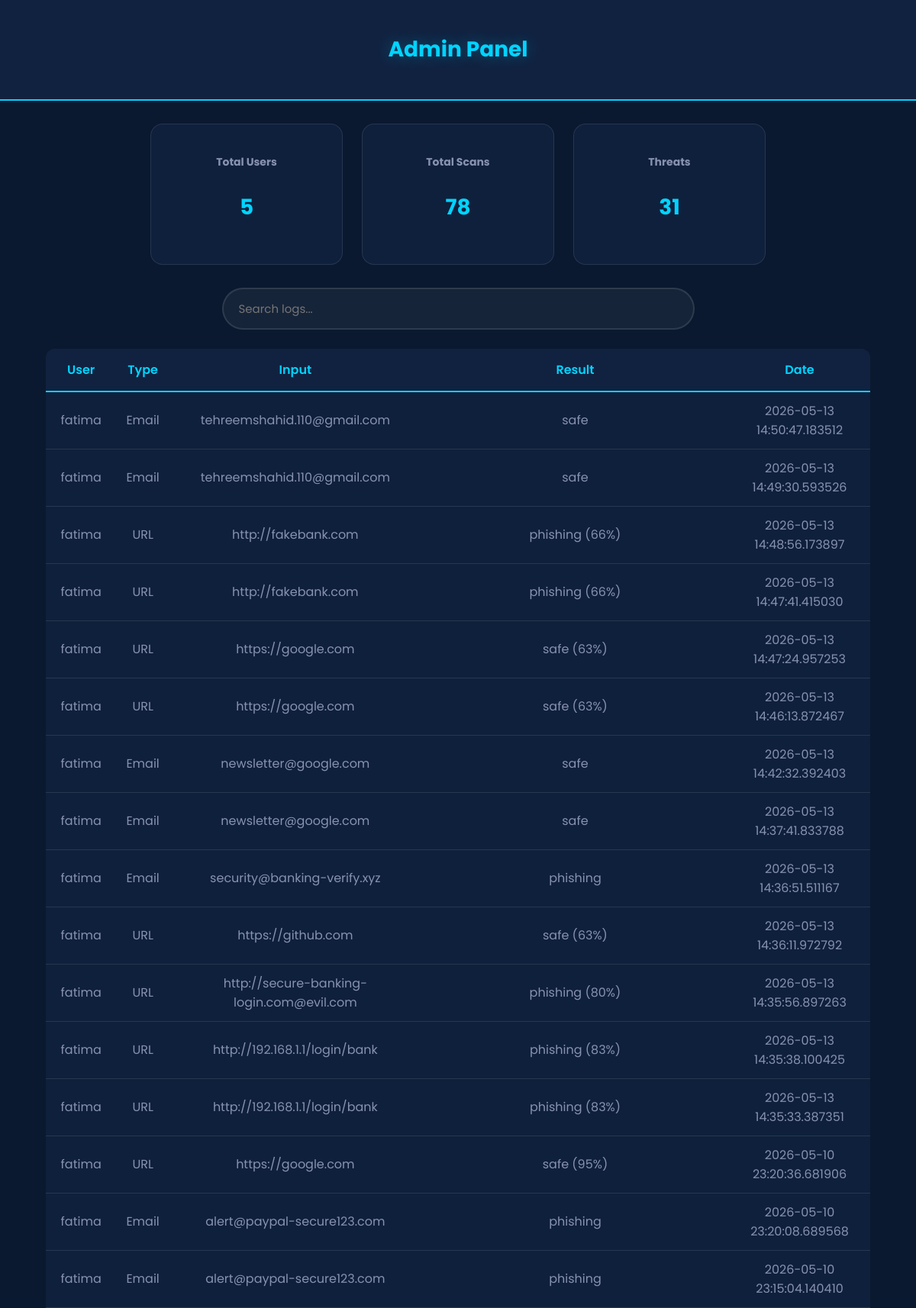
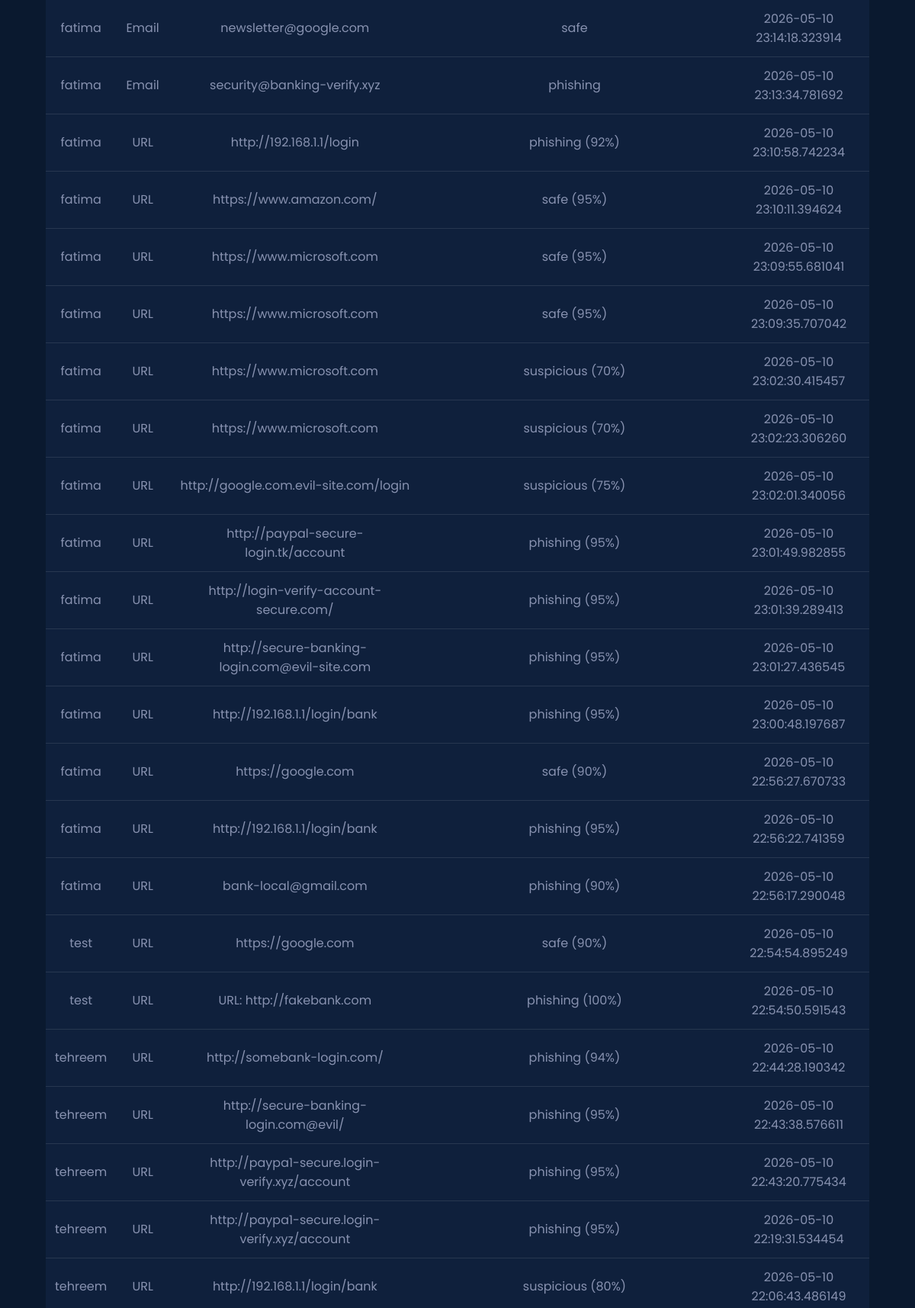
The page /admin (signed in, upper part) on the database its author committed (2 pictures, top to bottom).
### tables this page shows
CREATE TABLE logs (
    id INTEGER PRIMARY KEY AUTOINCREMENT,
    user TEXT,
    type TEXT,
    input TEXT,
    result TEXT,
    date TEXT
);

### app.py (the view)
@app.route('/admin')
def admin():
    if session.get('role') != 'admin':
        return redirect('/login')
    conn = sqlite3.connect('phishing.db')
    cursor = conn.cursor()
    cursor.execute("SELECT COUNT(*) FROM users")
    total_users = cursor.fetchone()[0]
    cursor.execute("SELECT * FROM logs ORDER BY id DESC")
    logs = cursor.fetchall()
    cursor.execute(
        "SELECT COUNT(*) FROM logs WHERE result LIKE '%phishing%'"
    )
    threats = cursor.fetchone()[0]
    conn.close()
    return render_template(
        'admin.html',
        users=total_users,
        scans=len(logs),
        threats=threats,
        logs=logs
    )

### templates/admin.html (shortened to what this page needs)
<!DOCTYPE html>
<html lang="en">
<head>
 <link rel="stylesheet" href="{{ url_for('static', filename='css/admin.css') }}">
<body>
    <div class="header">
    <h1>Admin Panel</h1>
</div>
<div class="stats">
    <div class="card">
        <h3>Total Users</h3>
        <p>{{ users }}</p>
    </div>
    <div class="card">
        <h3>Total Scans</h3>
        <p>{{ scans }}</p>
    </div>
    <div class="card">
        <h3>Threats</h3>
        <p>{{ threats }}</p>
    </div>
</div>
<div class="search">
    <input type="text" onkeyup="searchTable()" id="search" placeholder="Search logs...">
</div>
<table id="logTable">
    <tr>
        <th>User</th>
        <th>Type</th>
        <th>Input</th>
        <th>Result</th>
        <th>Date</th>
    </tr>
    {% for log in logs %}
    <tr>
        <td>{{ log[1] }}</td>
        <td>{{ log[2] }}</td>
        <td>{{ log[3] }}</td>
        <td>{{ log[4] }}</td>
        <td>{{ log[5] }}</td>
    </tr>
    {% endfor %}
</table>
</body>
</html>

### static/css/admin.css (style rules this page uses)
:root { --primary: #0a192f; --secondary: #112240; --accent: #00d4ff; --accent-glow: rgba(0, 212, 255, 0.3); --text-white: #e6f1ff; --text-gray: #8892b0; --card-bg: rgba(17, 34, 64, 0.8); --border: rgba(255, 255, 255, 0.1); }
body { font-family: 'Poppins', sans-serif; background: var(--primary); color: var(--text-white); margin: 0; min-height: 100vh; overflow-x: hidden; }
.header { background: var(--secondary); padding: 25px; text-align: center; border-bottom: 2px solid var(--accent); }
.header h1 { color: var(--accent); font-size: 28px; text-shadow: 0 0 20px var(--accent-glow); }
.stats { display: flex; justify-content: center; gap: 25px; margin: 30px 20px; flex-wrap: wrap; }
.card { background: var(--card-bg); padding: 25px; width: 200px; text-align: center; border-radius: 16px; border: 1px solid var(--border); transition: all 0.3s ease; }
.card h3 { color: var(--text-gray); font-size: 14px; margin-bottom: 10px; }
.card p { color: var(--accent); font-size: 28px; font-weight: 700; }
.search { text-align: center; margin: 25px; }
.search input { width: 50%; padding: 14px 20px; background: rgba(255, 255, 255, 0.05); border: 2px solid var(--border); border-radius: 50px; color: var(--text-white); font-size: 15px; outline: none; transition: all 0.3s ease; font-family: 'Poppins', sans-serif; }
table { width: 90%; margin: 20px auto; border-collapse: collapse; background: var(--card-bg); border-radius: 12px; overflow: hidden; }
th { background: var(--secondary); color: var(--accent); padding: 15px; font-weight: 600; border-bottom: 2px solid var(--accent); }
td { padding: 12px; text-align: center; color: var(--text-gray); border-bottom: 1px solid var(--border); }

### rows shown on the page
logs: user "fatima", type "Email", input "tehreemshahid.110@gmail.com", result "safe", date "2026-05-13 14:50:47.183512"
logs: user "fatima", type "Email", input "tehreemshahid.110@gmail.com", result "safe", date "2026-05-13 14:49:30.593526"
logs: user "fatima", type "URL", input "http://fakebank.com", result "phishing (66%)", date "2026-05-13 14:48:56.173897"
logs: user "fatima", type "URL", input "http://fakebank.com", result "phishing (66%)", date "2026-05-13 14:47:41.415030"
logs: user "fatima", type "URL", input "https://google.com", result "safe (63%)", date "2026-05-13 14:47:24.957253"
logs: user "fatima", type "URL", input "https://google.com", result "safe (63%)", date "2026-05-13 14:46:13.872467"
logs: user "fatima", type "Email", input "newsletter@google.com", result "safe", date "2026-05-13 14:42:32.392403"
logs: user "fatima", type "Email", input "newsletter@google.com", result "safe", date "2026-05-13 14:37:41.833788"
logs: user "fatima", type "Email", input "security@banking-verify.xyz", result "phishing", date "2026-05-13 14:36:51.511167"
logs: user "fatima", type "URL", input "https://github.com", result "safe (63%)", date "2026-05-13 14:36:11.972792"
logs: user "fatima", type "URL", input "http://secure-banking-login.com@evil.com", result "phishing (80%)", date "2026-05-13 14:35:56.897263"
logs: user "fatima", type "URL", input "http://192.168.1.1/login/bank", result "phishing (83%)", date "2026-05-13 14:35:38.100425"
logs: user "fatima", type "URL", input "http://192.168.1.1/login/bank", result "phishing (83%)", date "2026-05-13 14:35:33.387351"
logs: user "fatima", type "URL", input "https://google.com", result "safe (95%)", date "2026-05-10 23:20:36.681906"
logs: user "fatima", type "Email", input "alert@paypal-secure123.com", result "phishing", date "2026-05-10 23:20:08.689568"
logs: user "fatima", type "Email", input "alert@paypal-secure123.com", result "phishing", date "2026-05-10 23:15:04.140410"
logs: user "fatima", type "Email", input "newsletter@google.com", result "safe", date "2026-05-10 23:14:18.323914"
logs: user "fatima", type "Email", input "security@banking-verify.xyz", result "phishing", date "2026-05-10 23:13:34.781692"
logs: user "fatima", type "URL", input "http://192.168.1.1/login", result "phishing (92%)", date "2026-05-10 23:10:58.742234"
logs: user "fatima", type "URL", input "https://www.amazon.com/", result "safe (95%)", date "2026-05-10 23:10:11.394624"
logs: user "fatima", type "URL", input "https://www.microsoft.com", result "safe (95%)", date "2026-05-10 23:09:55.681041"
logs: user "fatima", type "URL", input "https://www.microsoft.com", result "safe (95%)", date "2026-05-10 23:09:35.707042"
logs: user "fatima", type "URL", input "https://www.microsoft.com", result "suspicious (70%)", date "2026-05-10 23:02:30.415457"
logs: user "fatima", type "URL", input "https://www.microsoft.com", result "suspicious (70%)", date "2026-05-10 23:02:23.306260"
logs: user "fatima", type "URL", input "http://google.com.evil-site.com/login", result "suspicious (75%)", date "2026-05-10 23:02:01.340056"
logs: user "fatima", type "URL", input "http://paypal-secure-login.tk/account", result "phishing (95%)", date "2026-05-10 23:01:49.982855"
logs: user "fatima", type "URL", input "http://login-verify-account-secure.com/", result "phishing (95%)", date "2026-05-10 23:01:39.289413"
logs: user "fatima", type "URL", input "http://secure-banking-login.com@evil-site.com", result "phishing (95%)", date "2026-05-10 23:01:27.436545"
logs: user "fatima", type "URL", input "http://192.168.1.1/login/bank", result "phishing (95%)", date "2026-05-10 23:00:48.197687"
logs: user "fatima", type "URL", input "https://google.com", result "safe (90%)", date "2026-05-10 22:56:27.670733"
logs: user "fatima", type "URL", input "http://192.168.1.1/login/bank", result "phishing (95%)", date "2026-05-10 22:56:22.741359"
logs: user "fatima", type "URL", input "bank-local@gmail.com", result "phishing (90%)", date "2026-05-10 22:56:17.290048"
logs: user "test", type "URL", input "https://google.com", result "safe (90%)", date "2026-05-10 22:54:54.895249"
logs: user "test", type "URL", input "URL: http://fakebank.com", result "phishing (100%)", date "2026-05-10 22:54:50.591543"
logs: user "tehreem", type "URL", input "http://somebank-login.com/", result "phishing (94%)", date "2026-05-10 22:44:28.190342"
logs: user "tehreem", type "URL", input "http://secure-banking-login.com@evil/", result "phishing (95%)", date "2026-05-10 22:43:38.576611"
logs: user "tehreem", type "URL", input "http://paypa1-secure.login-verify.xyz/account", result "phishing (95%)", date "2026-05-10 22:43:20.775434"
logs: user "tehreem", type "URL", input "http://paypa1-secure.login-verify.xyz/account", result "phishing (95%)", date "2026-05-10 22:19:31.534454"
logs: user "tehreem", type "URL", input "http://192.168.1.1/login/bank", result "suspicious (80%)", date "2026-05-10 22:06:43.486149"

### other values the page prints
{{ users }} "5"
{{ scans }} "78"
{{ threats }} "31"
